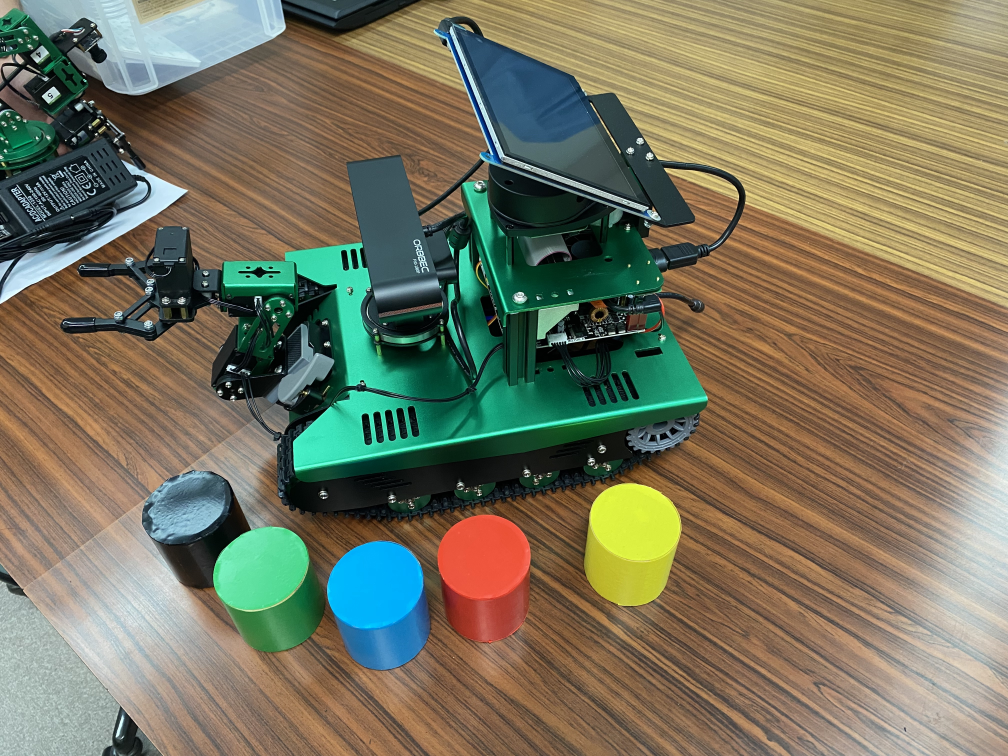
#> input picture IMG_4776.jpg, 4032 x 3024 px (shown at 1/4 size); the run also reads 1 picture not shown here
$ jupyter execute opencv_tuto.ipynb
#> lines starting #> are read from the running program, lines starting #| are printed output that depends on the picture
### 参考URL
http://www.yahboom.net/study/Dofbot-Pi

[cell 1]
import cv2
import enum

[cell 2]
img = cv2.imread('IMG_4776.jpg', 1)
#> img is the input picture: shape (3024, 4032, 3); mean B, G, R 95.6, 117.9, 120.2

[cell 3]
def bgr8_to_jpeg(value, quality=75):
    return bytes(cv2.imencode('.jpg', value)[1])

### 次回までにipywidgets調べておく

[cell 4]
import ipywidgets.widgets as widgets
image_widget = widgets.Image(format='jpg', width=500, height=800)

display(image_widget)

image_widget.value = bgr8_to_jpeg(img)

[cell 5]
import cv2
# パラメータは最大 4 つ、第 1 パラメータ：ファイルの読み込み、第 2 パラメータ：解析フォーマット解析、
# 第 3 パラメータ：データデコード、第 4 パラメータ：データ読み込み

img = cv2.imread('yahboom.jpg', 0)
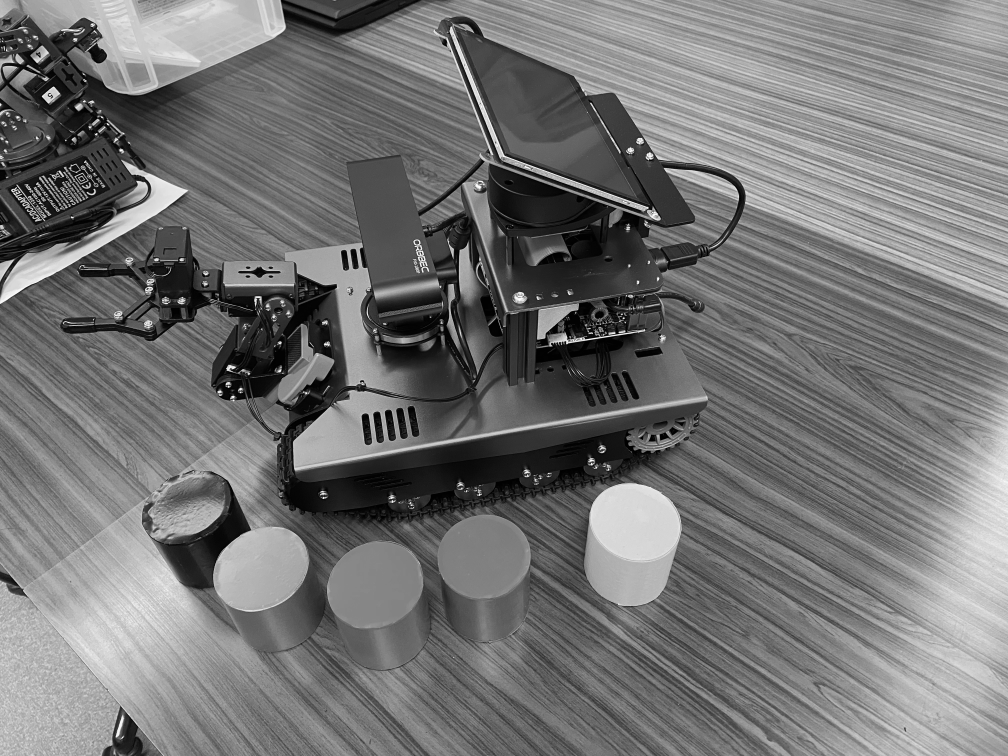
#> img: shape (3024, 4032) (shown at 1/4 size); min 0, max 255, mean 116
# cv2.imshow('yahboom, img)
cv2.imwrite('yahboom1.jpg', img) # 1 name 2 data
#> Out = True

[cell 6]
def bgr8_to_jpeg(value,quality=75):
    return bytes(cv2.imencode('.jpg', value)[1])

[cell 7]
import ipywidgets.widgets as widgets

image_widget = widgets.Image(format='jpg', width=320, height=240)
display(image_widget)
img = cv2.imread('yahboom.jpg',1)
image_widget.value = bgr8_to_jpeg(img)

## 4. OpenCVの画質

[cell 8]
import cv2
img = cv2.imread('yahboom.jpg',1)
cv2.imwrite('yahboomTest.jpg', img, [cv2.IMWRITE_JPEG_QUALITY, 50])
#> Out = True
#1M 100k 10k 0-100 非可逆圧縮

[cell 9]
# 1 非可逆圧縮、2 透明性属性
import cv2
img = cv2.imread('yahboom.jpg',1)
cv2.imwrite('yahboomTest.png', img, [cv2.IMWRITE_PNG_COMPRESSION, 50])
#> Out = True
# jpg 0 高圧縮率0-100 png 0 低圧縮率 0-9

[cell 10]
#bgr8 から jpeg 形式へ
import enum
import cv2

def bgr8_to_jpeg(value, quality=75):
    return bytes(cv2.imencode('.jpg', value)[1])

[cell 11]
import ipywidgets.widgets as widgets

image_widget1 = widgets.Image(format='jpg', width='450', height='350')
image_widget2 = widgets.Image(format='jpg', width='450', height='350')

# 画像ウィジェットを隣り合わせに配置するための水平ボックスコンテナを作成します
image_container = widgets.HBox([image_widget1, image_widget2])

# このセルの出力にコンテナを表示します
display(image_container)

img1 = cv2.imread('yahboomTest.jpg',1)
img2 = cv2.imread('yahboomTest.png',1)
image_widget1.value = bgr8_to_jpeg(img1)
image_widget2.value = bgr8_to_jpeg(img2)
